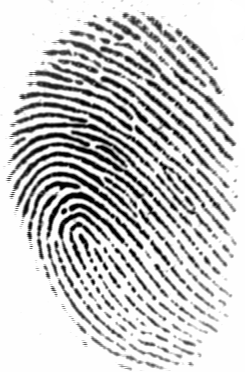
#> input picture lab9/Finger-Print.tif, 245 x 372 px; the run also reads 1 picture not shown here
$ python main.py
#> lines starting #> are read from the running program, lines starting #| are printed output that depends on the picture
import cv2
import os

import numpy as np


def math_with_db(filename):
#> called with filename = 'Finger-Print.tif'
    img = cv2.imread(filename)
#> img is the input picture: shape (372, 245, 3); min 1, max 255, mean 201.2
    img_to_draw = cv2.resize(img, None, fx=1, fy=1)

    counter_matches = 0

    for file in [file for file in os.listdir("database")]:
        fingerprint_database_image = cv2.imread("./database/" + file)

        sift = cv2.xfeatures2d.SIFT_create()

        key_points_1, descriptors_1 = sift.detectAndCompute(img, None)
#> key_points_1 = 1574 keypoints; strongest (x, y, size): (64, 211, 3.3), (95, 268, 2.9), (100, 276, 2.8), (117, 250, 3.2)
        key_points_2, descriptors_2 = sift.detectAndCompute(fingerprint_database_image, None)
#> key_points_2 has the same summary as key_points_1

        matches = cv2.FlannBasedMatcher(dict(algorithm=1, trees=10),
                                        dict()).knnMatch(descriptors_1, descriptors_2, k=2)
#> matches = 1574 matches

        match_points = []
        for p, q in matches:
            if p.distance < 0.1 * q.distance:
                match_points.append(p)
#> after the loop, match_points = 1574 matches

        if len(key_points_1) <= len(key_points_2):
            key_points = len(key_points_1)
#> key_points = 1574
        else:
            key_points = len(key_points_2)

        if (len(match_points) / key_points) > 0.95:
            counter_matches += 1
            print("% match: ", len(match_points) / key_points * 100)
#| % match:  100.0
            print("Fingerprint ID: " + str(file))
            image_stack = np.hstack((img_to_draw, cv2.resize(cv2.imread("database/" + file), None, fx=1, fy=1)))
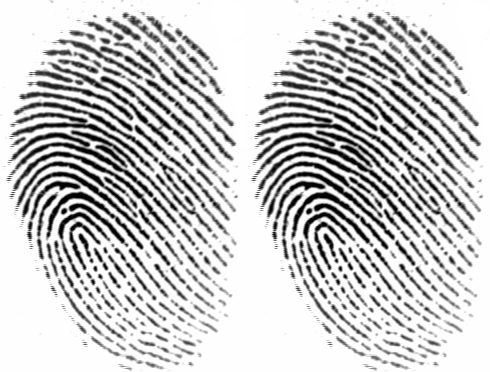
#> image_stack: shape (372, 490, 3); min 1, max 255, mean 201.2
            cv2.imshow("Result", image_stack)
            cv2.waitKey(0)
            cv2.destroyAllWindows()
            break

    if not counter_matches:
        print("No matches! :(")


if __name__ == "__main__":
    math_with_db("Finger-Print.tif")
